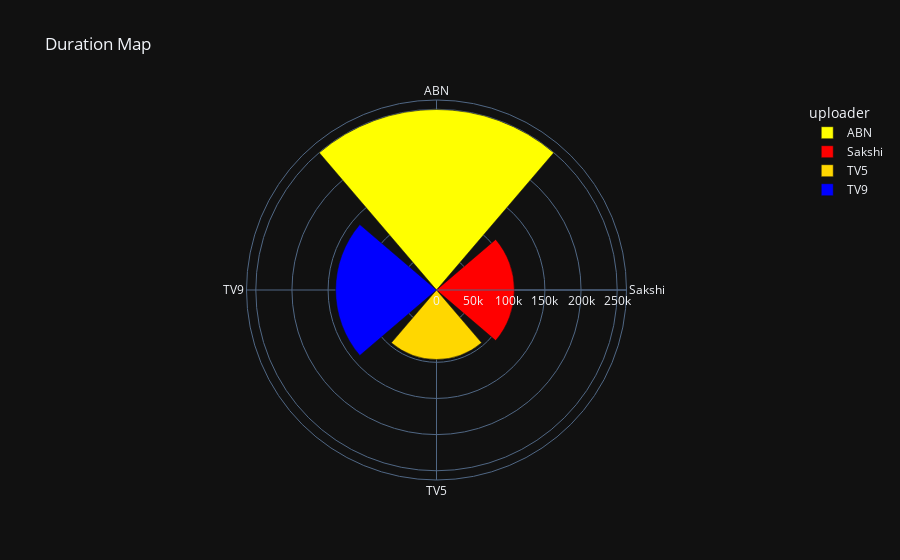

Source (notebook cell):
### Code cell
import plotly.express as px
df = px.data.wind()
fig = px.bar_polar(df_polar, r="duration", theta="uploader",
                   color="uploader",color_discrete_map= {'ABN': 'yellow','TV5': 'gold', 'Sakshi':'red' , 'TV9':'blue'},log_r=False, title='Duration Map', template="plotly_dark")
fig.show()

### Figure 1 — Plotly figure (JSON) as saved in the notebook; plotly's stock layout.template omitted (floating-point values rounded to 4 significant figures)
{"data": [{"hovertemplate": "uploader=%{theta}<br>duration=%{r}<extra></extra>", "legendgroup": "ABN", "marker": {"color": "yellow", "pattern": {"shape": ""}}, "name": "ABN", "r": [249727], "showlegend": true, "subplot": "polar", "theta": ["ABN"], "type": "barpolar"}, {"hovertemplate": "uploader=%{theta}<br>duration=%{r}<extra></extra>", "legendgroup": "Sakshi", "marker": {"color": "red", "pattern": {"shape": ""}}, "name": "Sakshi", "r": [107724], "showlegend": true, "subplot": "polar", "theta": ["Sakshi"], "type": "barpolar"}, {"hovertemplate": "uploader=%{theta}<br>duration=%{r}<extra></extra>", "legendgroup": "TV5", "marker": {"color": "gold", "pattern": {"shape": ""}}, "name": "TV5", "r": [96155], "showlegend": true, "subplot": "polar", "theta": ["TV5"], "type": "barpolar"}, {"hovertemplate": "uploader=%{theta}<br>duration=%{r}<extra></extra>", "legendgroup": "TV9", "marker": {"color": "blue", "pattern": {"shape": ""}}, "name": "TV9", "r": [139535], "showlegend": true, "subplot": "polar", "theta": ["TV9"], "type": "barpolar"}], "layout": {"barmode": "relative", "legend": {"title": {"text": "uploader"}, "tracegroupgap": 0}, "polar": {"angularaxis": {"categoryarray": ["ABN", "Sakshi", "TV5", "TV9"], "categoryorder": "array", "direction": "clockwise", "rotation": 90}, "domain": {"x": [0, 1], "y": [0, 1]}}, "title": {"text": "Duration Map"}}}
